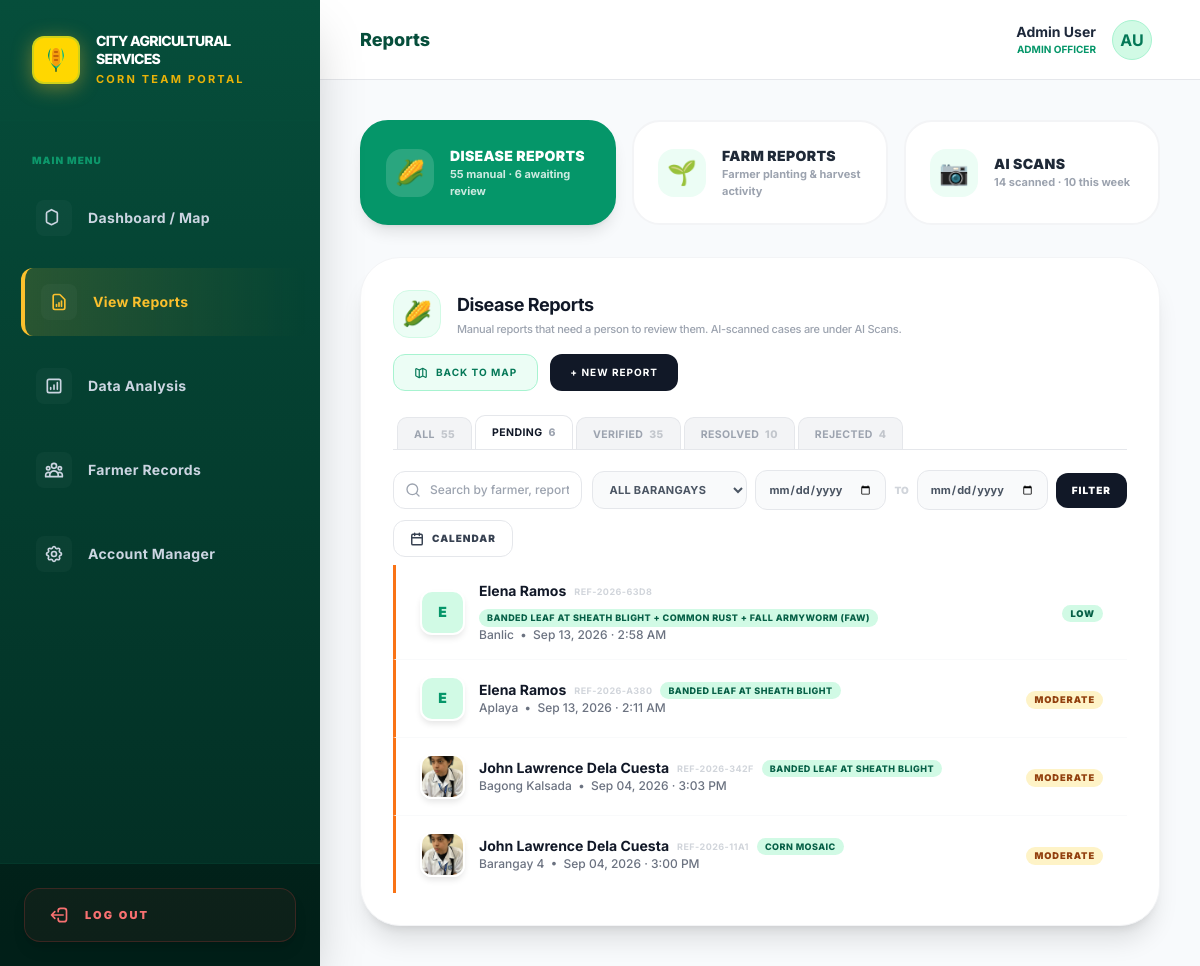
The page /casddd/reports.php (signed in) on the database its author committed.
### tables this page shows
CREATE TABLE `disease_cases` (
  `case_id` int NOT NULL,
  `reference_id` varchar(50) NOT NULL,
  `farm_id` int NOT NULL,
  `farmer_id` int NOT NULL,
  `barangay_id` int DEFAULT NULL,
  `disease_id` int DEFAULT NULL,
  `reported_by` int NOT NULL,
  `report_date` datetime NOT NULL,
  `growth_stage` varchar(50) DEFAULT NULL,
  `date_planted` date DEFAULT NULL,
  `planting_date` date DEFAULT NULL,
  `plants_affected` int DEFAULT NULL,
  `total_plants` int DEFAULT NULL,
  `infection_percentage` decimal(5,2) DEFAULT NULL,
  `severity` enum('low','moderate','high','critical') DEFAULT NULL,
  `description` text,
  `photo_evidence` varchar(255) DEFAULT NULL,
  `status` enum('pending','verified','rejected','resolved') DEFAULT 'pending',
  `verified_by` int DEFAULT NULL,
  `verified_date` date DEFAULT NULL,
  `treatment_recommendation` text,
  `follow_up_date` date DEFAULT NULL,
  `created_at` timestamp NOT NULL DEFAULT CURRENT_TIMESTAMP,
  `updated_at` timestamp NOT NULL DEFAULT CURRENT_TIMESTAMP ON UPDATE CURRENT_TIMESTAMP,
  `remarks` text,
  `recommendation_text` text,
  `recommendation_sent` tinyint(1) NOT NULL DEFAULT '0',
  `recommendation_sent_at` timestamp NULL DEFAULT NULL,
  `farmer_reply_text` longtext,
  `farmer_reply_at` timestamp NULL DEFAULT NULL,
  `source` enum('manual_report','scan') NOT NULL DEFAULT 'manual_report',
  `latitude` decimal(10,8) DEFAULT NULL,
  `longitude` decimal(11,8) DEFAULT NULL,
  `gps_accuracy` decimal(8,2) DEFAULT NULL,
  `altitude` decimal(10,2) DEFAULT NULL,
  `verified_at` datetime DEFAULT NULL,
  `rejected_by` int DEFAULT NULL,
  `rejected_at` datetime DEFAULT NULL,
  `resolved_by` int DEFAULT NULL,
  `resolved_at` datetime DEFAULT NULL
);

CREATE TABLE `barangays` (
  `id` varchar(50) NOT NULL,
  `name` varchar(100) NOT NULL,
  `svg_path` text,
  `fill_color` varchar(10) DEFAULT '#06402B',
  `report_issue` text,
  `report_date` datetime DEFAULT NULL,
  `created_at` timestamp NOT NULL DEFAULT CURRENT_TIMESTAMP
);

CREATE TABLE `farmers` (
  `farmer_id` int NOT NULL,
  `farmer_name` varchar(100) NOT NULL,
  `gender` enum('Male','Female') NOT NULL,
  `age` int NOT NULL,
  `contact_number` varchar(15) NOT NULL,
  `email` varchar(100) DEFAULT NULL,
  `password` varchar(255) NOT NULL,
  `barangay_id` int NOT NULL,
  `years_farming` int DEFAULT NULL,
  `profile_photo` longblob,
  `status` varchar(20) DEFAULT 'active',
  `created_at` timestamp NOT NULL DEFAULT CURRENT_TIMESTAMP,
  `updated_at` timestamp NOT NULL DEFAULT CURRENT_TIMESTAMP ON UPDATE CURRENT_TIMESTAMP,
  `profile_farmers` varchar(255) DEFAULT NULL
);

CREATE TABLE `diseases` (
  `disease_id` int NOT NULL,
  `disease_name` varchar(100) NOT NULL,
  `scientific_name` varchar(150) DEFAULT NULL,
  `disease_type` varchar(50) DEFAULT NULL,
  `severity_level` varchar(20) DEFAULT 'medium',
  `description` text,
  `recommended_treatment` text,
  `prevention_measures` text,
  `affected_growth_stages` varchar(255) DEFAULT NULL,
  `mortality_rate` int DEFAULT '0',
  `created_at` timestamp NOT NULL DEFAULT CURRENT_TIMESTAMP
);

### casddd/reports.php (the view, shortened to what the rows shown need)
<?php
include "includes/layout.php";
$manualOnlySqlDc = "dc.`source` = 'manual_report'";
require_once __DIR__ . "/personnel_log.php";
require_once __DIR__ . "/new_case_report.php";
require_once __DIR__ . "/planting_harvesting.php";
function extractFarmerName($description) {
    if (preg_match('/^\[FARMER:(.+?)\]\n?/s', $description ?? '', $m)) {
        return trim($m[1]);
    }
    return null;
}
function stripFarmerMarker($description) {
    return preg_replace('/^\[FARMER:.+?\]\n?/s', '', $description ?? '');
}
function combineDiseaseFields($diseases) {
    $multi = count($diseases) > 1;
    $names = array_map(fn($d) => $d['disease_name'] ?: 'Unidentified', $diseases);
    $combinedName = implode(' + ', $names);
    $descParts = [];
    foreach ($diseases as $d) {
        $dn = $d['disease_name'] ?: 'Unidentified';
        $dd = trim($d['disease_description'] ?? '');
        $descParts[] = $multi ? "【{$dn}】\n{$dd}" : $dd;
    }
    $combinedDesc = implode("\n\n", $descParts);
    $treatParts = [];
    foreach ($diseases as $d) {
        $lines = preg_split('/\r\n|\r|\n/', trim($d['recommended_treatment'] ?? ''));
        foreach ($lines as $ln) {
            $ln = trim($ln);
            $treatParts[] = $multi ? "[{$d['disease_name']}] {$ln}" : $ln;
        }
    }
    $combinedTreat = implode("\n", $treatParts);
    $prevParts = [];
    foreach ($diseases as $d) {
        $pm = trim($d['prevention_measures'] ?? '');
        $prevParts[] = $multi ? "【{$d['disease_name']}】\n{$pm}" : $pm;
    }
    $combinedPrev = implode("\n\n", $prevParts);
    return [
        'name'        => $combinedName,
        'description' => $combinedDesc,
        'treatment'   => $combinedTreat,
        'prevention'  => $combinedPrev,
    ];
}
function diseaseRowSlice($row) {
    return [
        'disease_id'            => (int)$row['disease_id'],
        'disease_name'          => $row['disease_name'],
        'disease_description'   => $row['disease_description'],
        'recommended_treatment' => $row['recommended_treatment'],
        'prevention_measures'   => $row['prevention_measures'],
    ];
}
function fetchCaseMessages($conn, $case_id) {
    $messages = [];
    $case_id  = (int)$case_id;
    $q = mysqli_query($conn, "SELECT sender, message_text, created_at FROM case_messages WHERE case_id = $case_id ORDER BY created_at ASC, message_id ASC");
    return $messages;
}
function buildCaseMessages($conn, $row) {
    $messages = fetchCaseMessages($conn, $row['case_id']);
    usort($messages, function ($a, $b) {
        $ta = strtotime($a['created_at'] ?? '') ?: 0;
        $tb = strtotime($b['created_at'] ?? '') ?: 0;
        return $ta <=> $tb;
    });
    return $messages;
}
$activeTab = $_GET['tab'] ?? 'pending';
$view = $_GET['view'] ?? 'disease';
$filterBarangayId = isset($_GET['barangay_id']) ? (int)$_GET['barangay_id'] : 0;
$today   = date('Y-m-d');
$minDate = date('Y-m-d', strtotime('-130 days'));
?>
<?php if ($view === 'disease'): ?>
<?php render_new_case_report_modal($conn, $today, $minDate); ?>
<div class="bg-white p-8 rounded-[2.5rem] border border-gray-100 shadow-xl">
    <div id="drPanel">
    <div class="divide-y divide-gray-50 mt-2">
        <?php
        $brgy_filter = $filterBarangayId ? "AND dc.barangay_id = $filterBarangayId" : "";
        $date_filter = "";
        $safeActiveTab = mysqli_real_escape_string($conn, $activeTab);
        $status_filter = ($activeTab === 'all') ? '' : "AND dc.status = '$safeActiveTab'";
        $query = "SELECT dc.*,
                    b.name AS brgy_name,
                    d.disease_name,
                    d.description AS disease_description,
                    d.recommended_treatment,
                    d.prevention_measures,
                    f.profile_farmers AS farmer_photo,
                    " . personnel_log_select_sql() . "
                  FROM disease_cases dc
                  LEFT JOIN barangays b ON dc.barangay_id = b.id
                  LEFT JOIN diseases d  ON dc.disease_id  = d.disease_id
                  LEFT JOIN farmers f   ON f.farmer_name = SUBSTRING_INDEX(SUBSTRING(dc.description, LOCATE('[FARMER:', dc.description) + 8), ']', 1)
                  " . personnel_log_join_sql() . "
                  WHERE $manualOnlySqlDc $status_filter $brgy_filter $date_filter
                  ORDER BY dc.report_date DESC, dc.case_id ASC";
        $result = mysqli_query($conn, $query);
        $groups      = [];
        $groupOrder  = [];
        if ($result) {
            while ($row = mysqli_fetch_assoc($result)) {
                $ref = $row['reference_id'];
                if (!isset($groups[$ref])) {
                    $groups[$ref] = ['primary' => $row, 'diseases' => [], 'case_ids' => []];
                    $groupOrder[] = $ref;
                }
                $groups[$ref]['case_ids'][] = (int)$row['case_id'];
                $groups[$ref]['diseases'][] = diseaseRowSlice($row);
            }
        }
        if(count($groupOrder) > 0):
            foreach ($groupOrder as $__ref):
                $group    = $groups[$__ref];
                $row      = $group['primary'];
                $diseases = $group['diseases'];
                $combined = combineDiseaseFields($diseases);
                $farmer_display = extractFarmerName($row['description']) ?? '— Unassigned —';
                $sev_class = match($row['severity'] ?? '') {
                    'low'      => 'sev-low',
                    'moderate' => 'sev-moderate',
                    'high'     => 'sev-high',
                    'critical' => 'sev-critical',
                    default    => 'sev-moderate'
                };
                $isInfectionDisease = count($diseases) === 1
                    && in_array($diseases[0]['disease_name'] ?? '', ['Common Rust', 'Northern Leaf Blight', 'Gray Leaf Spot', 'Healthy Corn'], true);
                $modal_row = [
                    'case_id'       => $row['case_id'],
                    'case_ids'      => $group['case_ids'],
                    'reference_id'  => $row['reference_id'],
                    'report_date'   => $row['report_date'],
                    'farmer_photo'  => $row['farmer_photo'],
                    'growth_stage'  => $row['growth_stage'],
                    'farmer_name'   => $farmer_display,
                    'brgy_name'     => $row['brgy_name'] ?? '—',
                    'description'   => stripFarmerMarker($row['description']),
                    'status'        => $row['status'],
                    'remarks'       => $row['remarks'],
                    'severity'      => $row['severity'],
                    'infection_percentage'  => $row['infection_percentage'],
                    'photo_evidence'=> $row['photo_evidence'],
                    'disease_name'  => $combined['name'],
                    'disease_description' => $combined['description'],
                    'diseases'      => $diseases,
                    'latitude'      => $row['latitude'],
                    'longitude'     => $row['longitude'],
                    'gps_accuracy'  => $row['gps_accuracy'],
                    'follow_up_date'=> $row['follow_up_date'] ?? null,
                    'recommended_treatment'  => $combined['treatment'],
                    'prevention_measures'    => $combined['prevention'],
                    'recommendation_sent'    => $row['recommendation_sent']    ?? 0,
                    'recommendation_text'    => $row['recommendation_text']    ?? null,
                    'recommendation_sent_at' => $row['recommendation_sent_at'] ?? null,
                    'messages'               => buildCaseMessages($conn, $row),
                    'personnel'              => personnel_log_build($row),
                ];
                $rowAccent = match($row['status']) {
                    'pending'  => '#f97316',
                    'verified' => '#2563eb',
                    'resolved' => '#059669',
                    'rejected' => '#ef4444',
                    default    => '#9ca3af',
                };
                $rowSearch = strtolower(implode(' ', [
                    $farmer_display, $row['reference_id'], $row['brgy_name'] ?? '',
                    $combined['name'] ?? '',
                ]));
        ?>
        <div class="dr-row" style="border-left:3px solid <?= $rowAccent ?>"
             data-search="<?= htmlspecialchars($rowSearch) ?>"
             onclick='openViewModal(<?= htmlspecialchars(json_encode($modal_row), ENT_QUOTES, 'UTF-8') ?>)'>
            <div class="flex items-center gap-3.5 min-w-0">
                <?php if (!empty($row['farmer_photo'])): ?>
                <img src="uploads/<?= htmlspecialchars($row['farmer_photo']) ?>"
                     class="farmer-avatar"
                     onerror="this.style.display='none';this.nextElementSibling.style.display='flex'">
                <?php else: ?>
                <div class="farmer-avatar bg-emerald-100 flex items-center justify-center text-emerald-600 font-black text-sm rounded-xl shrink-0">
                    <?= strtoupper(substr($farmer_display, 0, 1)) ?>
                </div>
                <?php endif; ?>
                <div class="min-w-0">
                    <div class="flex items-center gap-2 flex-wrap">
                        <span class="font-bold text-gray-900 text-sm truncate"><?= htmlspecialchars($farmer_display) ?></span>
                        <span class="text-[9px] font-bold uppercase tracking-wider text-gray-300"><?= htmlspecialchars($row['reference_id']) ?></span>
                        <span class="dr-type-chip"><?= htmlspecialchars($combined['name'] ?: '—') ?></span>
                    </div>
                    <p class="text-xs text-gray-500 font-medium truncate">
                        <?= htmlspecialchars($row['brgy_name'] ?? '— Unassigned —') ?> &nbsp;&bull;&nbsp; <?= htmlspecialchars(date('M d, Y', strtotime($row['report_date']))) ?> &middot; <?= htmlspecialchars(date('g:i A', strtotime($row['report_date']))) ?>
                    </p>
                </div>
            </div>
            <div class="flex items-center gap-2 shrink-0">
                <?php if ($isInfectionDisease): ?>
                <span class="sev-badge sev-low"><?= $row['infection_percentage'] !== null ? number_format((float)$row['infection_percentage'], 2) . '%' : 'No data on file' ?></span>
                <?php elseif (!empty($row['severity'])): ?>
                <span class="sev-badge <?= $sev_class ?>"><?= ucfirst($row['severity']) ?></span>
                <?php endif; ?>
            </div>
        </div>
        <?php endforeach; else: ?>
            <div class="dr-empty"><p class="text-xs font-bold uppercase tracking-widest">No reports found for this barangay.</p></div>
        <?php endif; ?>
    </div>
    </div>
</div>
<?php endif;  ?>
<?php include "includes/layout-end.php"; ?>

### rows shown on the page
disease_cases: description "E", description "Elena Ramos", reference "REF-2026-63D8", name "BANDED LEAF AT SHEATH BLIGHT + COMMON RUST + FALL ARMYWORM (FAW)", barangay.name "Banlic", report_date "Sep 13, 2026", report_date "2:58 AM", severity "LOW"
disease_cases: description "E", description "Elena Ramos", reference "REF-2026-A380", name "BANDED LEAF AT SHEATH BLIGHT", barangay.name "Aplaya", report_date "Sep 13, 2026", report_date "2:11 AM", severity "MODERATE"
disease_cases: farmers.profile_farmers (picture), description "John Lawrence Dela Cuesta", reference "REF-2026-342F", name "BANDED LEAF AT SHEATH BLIGHT", barangay.name "Bagong Kalsada", report_date "Sep 04, 2026", report_date "3:03 PM", severity "MODERATE"
disease_cases: farmers.profile_farmers (picture), description "John Lawrence Dela Cuesta", reference "REF-2026-11A1", disease.disease_name "CORN MOSAIC", barangay.name "Barangay 4", report_date "Sep 04, 2026", report_date "3:00 PM", severity "MODERATE"

### other values the page prints
$pageTitle "Reports"
$sessionName "Admin User"
$sessionRole "ADMIN"
$initials "AU"
$stats['total'] "55"
$stats['pending'] "6"
$scanStats['total'] "14"
$scanStats['week'] "10"
$cfg['label'] "ALL"
$cfg['count'] "55"
$cfg['label'] "PENDING"
$cfg['count'] "6"
$cfg['label'] "VERIFIED"
$cfg['count'] "35"
$cfg['label'] "RESOLVED"
